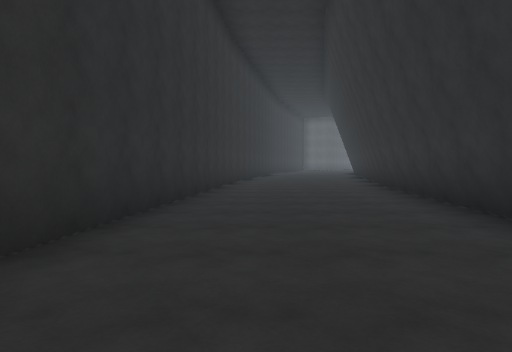
View 1 (above)

24 first-person views from a walk through a 3-D level made in the Unity game engine. The camera is 1.2 m above the floor, tilts 2° down and sees 70° across. The floor is counted in squares, 2 m on a side. Each view is taken from the middle of a square. On the plan, view 1 faces up. The plan holds only what a view shows up to about 10 squares ahead; the rest is blank. The place goes on beyond the plan. The player character is not drawn. Some animated figures are left out. Some surface patterns are stand-ins.

View 2
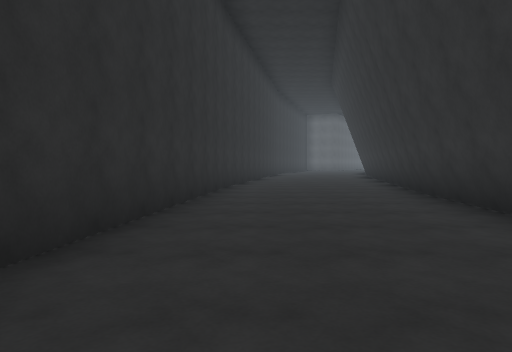

View 3
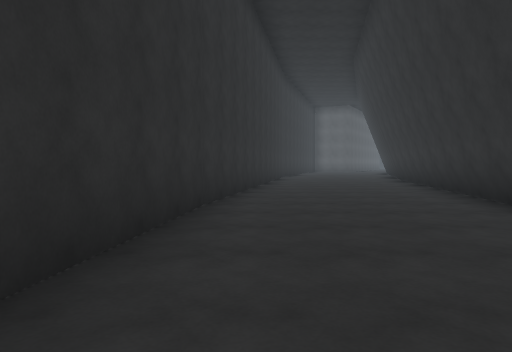

View 4
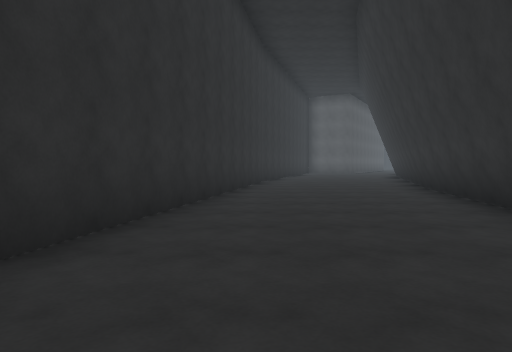

View 5
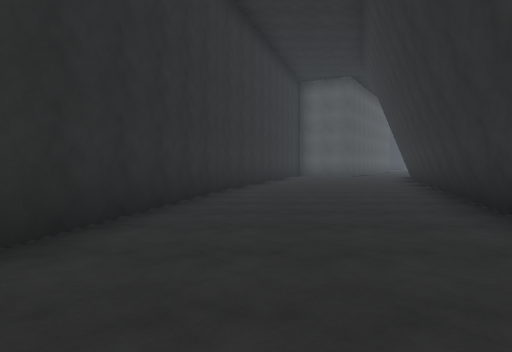

View 6
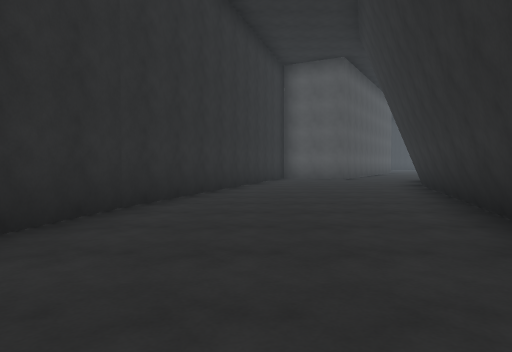

View 7
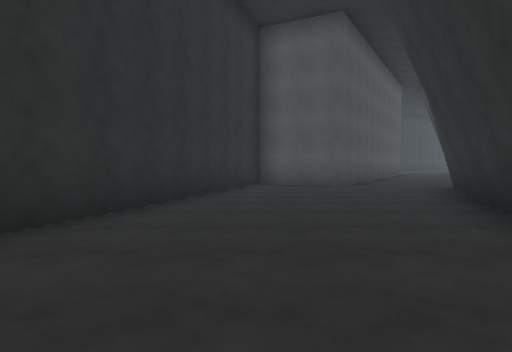

View 8
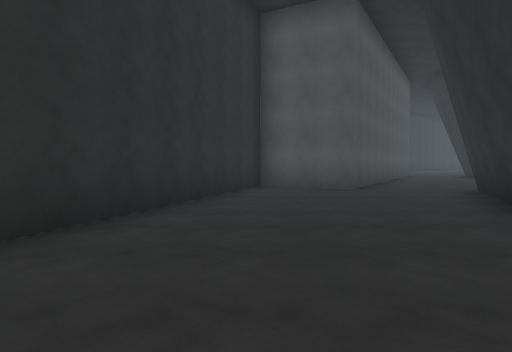

View 9
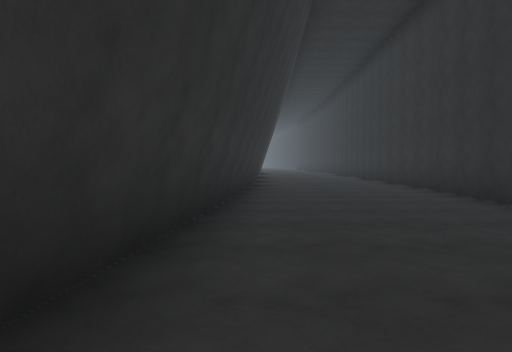

View 10
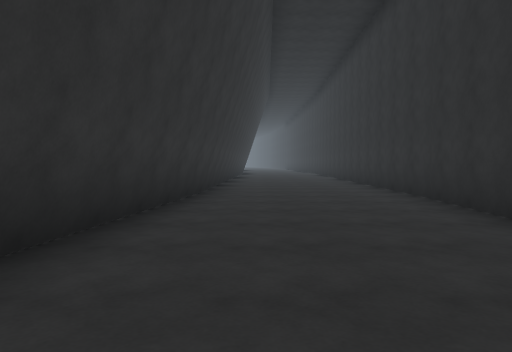

View 11
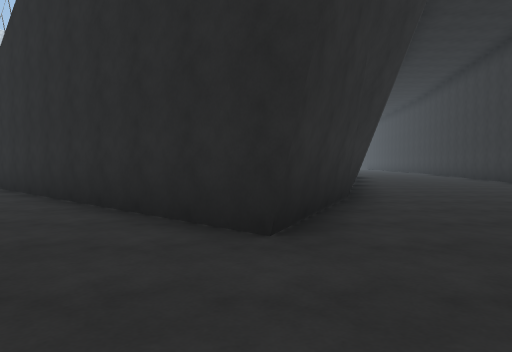

View 12
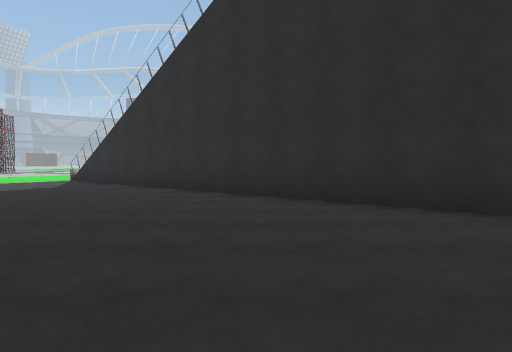

View 13
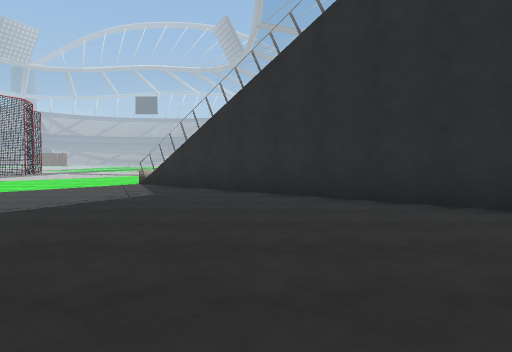

View 14
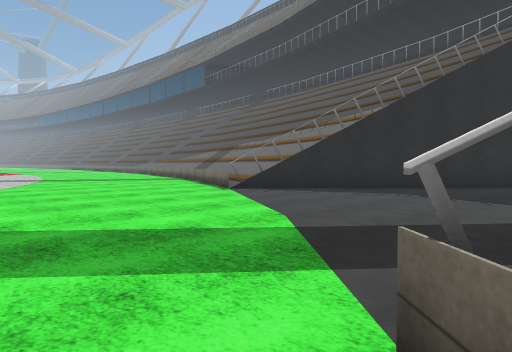

View 15
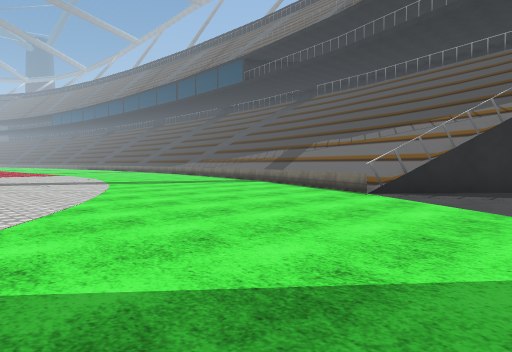

View 16
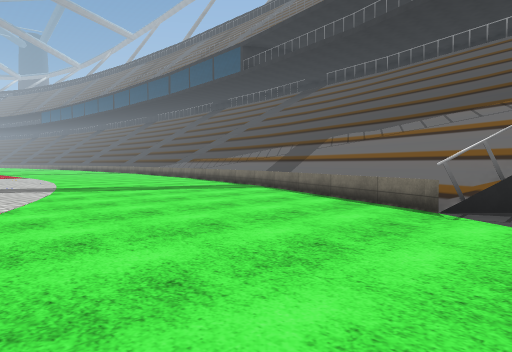

View 17
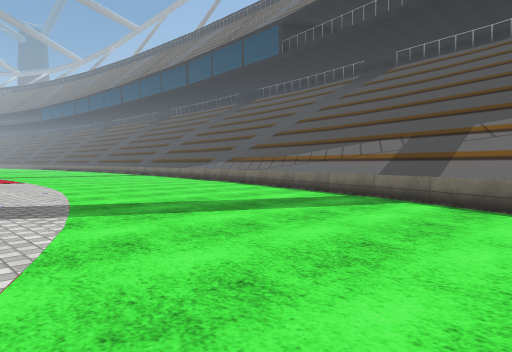

View 18
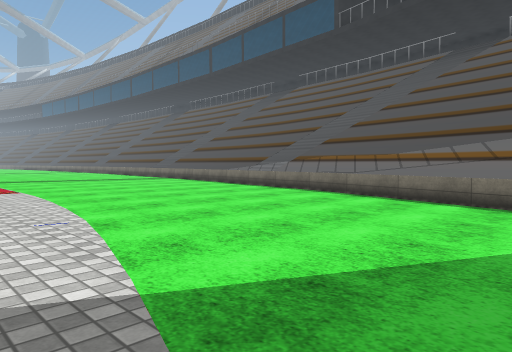

View 19
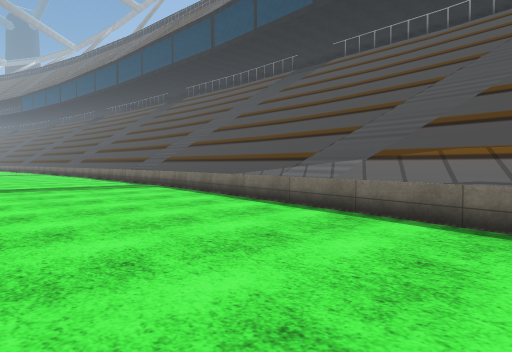

View 20
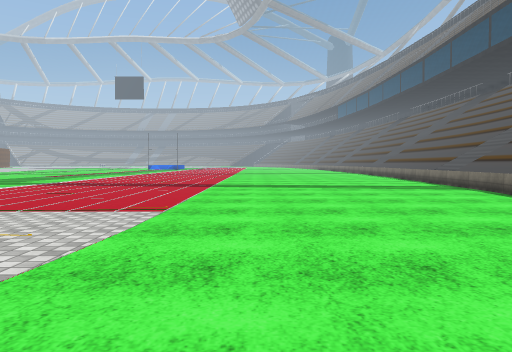

View 21
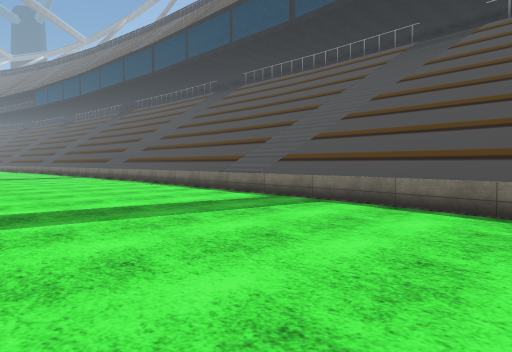

View 22
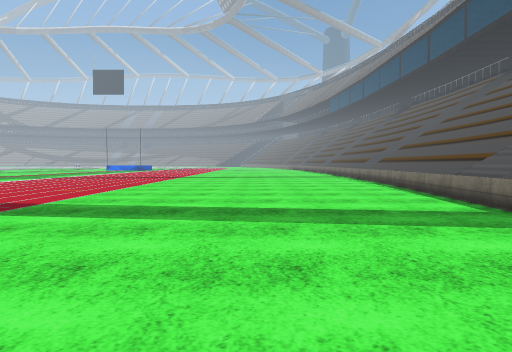

View 23
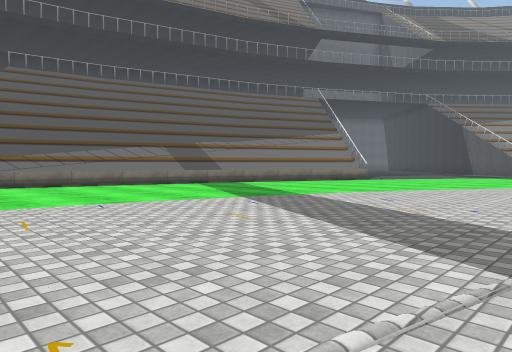

View 24
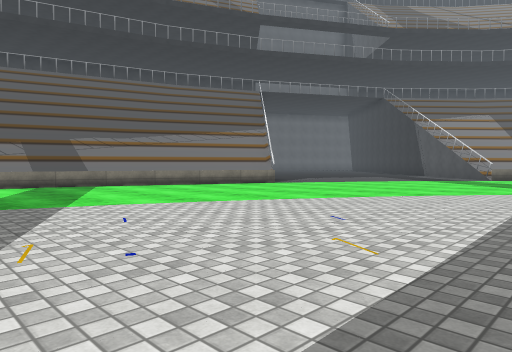

### Floor plan
Points are (right, up) in squares from view 1. A wall is a line through its corners. A room is listed if a view was taken in it or the views show most of it. See-through windows are left out.
Room 1 (views 1, 2, 3, 4, 5, 6, 7, 8, 9, 10)
walls: (-0.8, 11.3) (-2.3, -4.7); (3, 8.9) (4.8, 18.8); (4.8, 18.6) (7.3, 27) (7.6, 27.5); (1.2, 22) (-0.8, 11.2); (7.4, 26.9) (8.3, 29); (6.2, 30.4) (4.1, 31.5) (3.8, 30.9); (1.7, -5) (3.1, 9.1); (3.9, 31) (1.2, 21.9)
low walls: (3.9, 12.5) (4, 13.4); (4.1, 13.5) (4.2, 14.4); (3.6, 11) (3.9, 12.4); (4.2, 14.5) (4.4, 15.6); (4.5, 15.8) (5, 18.5)
ways out: opening at (6.5, 30) to room 2
Room 2 (views 11, 12, 13, 14, 15, 16, 17, 18, 19, 20, 21, 22, 23, 24)
walls: (24.3, 26.9) (23.8, 26.5); (8.3, 29) (8.8, 30.1) (19.3, 20.5); (7.1, 32) (6.2, 30.4)
low walls: (15.3, 9.4) (13.8, 1.2); (19.3, 20.5) (17.1, 15.3) (15.3, 9.2); (14, 2.3) (13.3, -5)
ways out: opening at (6.5, 30) to room 1; opening at (17, 19)

Positions as (right, up) in squares from view 1, and headings:
1: (0, 0), facing up
2: (0, 2), facing up
3: (0, 6), facing up
4: (1, 10), facing up
5: (2, 14), facing up
6: (3, 17), facing up
7: (4, 21), facing up
8: (4, 22), facing up
9: (2, 7), facing down
10: (1, 5), facing down
11: (9, 33), facing down
12: (13, 33), facing down
13: (16, 31), facing down
14: (25, 27), facing down-left
15: (26, 24), facing down-left
16: (24, 22), facing down-left
17: (23, 18), facing down-left
18: (22, 14), facing down-left
19: (19, 10), facing down-left
20: (19, 10), facing down
21: (19, 5), facing down-left
22: (17, 5), facing down
23: (26, 8), facing up-left
24: (27, 12), facing up-left
